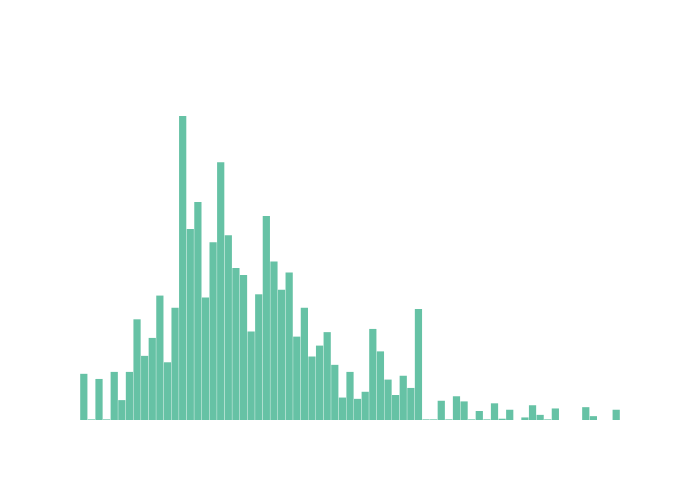
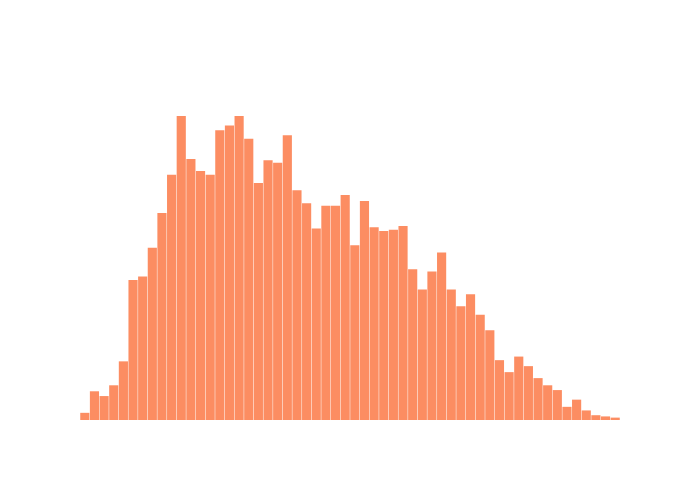
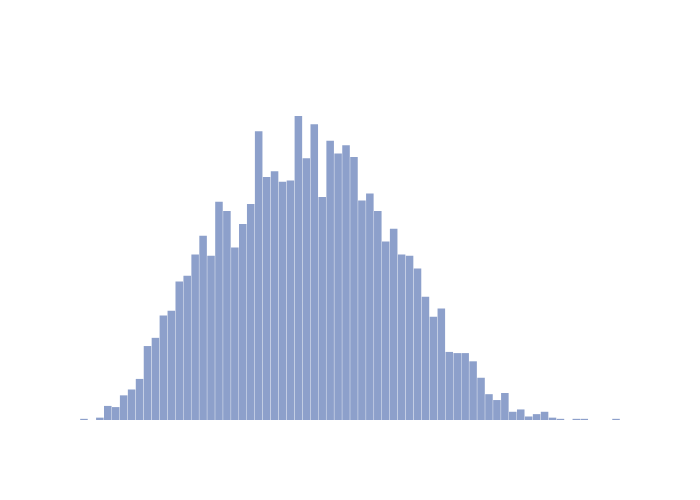

These figures' notebook cell, in order:
### Code cell
num_list =['Two','Three','Four', 'Five', 'Six', 'Seven', 'Eight', 'Nine', 'Ten']
layout = go.Layout(
    autosize=False,
    width=700,
    height=500,
title='Theft' ,
font=dict(
color='#ffffff',
size=23),
xaxis=dict(
    title='Potential Bias',
    color='#ffffff'
),
yaxis=dict(
    title='Count',
    color='#ffffff'
),
barmode='overlay',
     bargap=0.05,
#bargroupgap=0.1
    paper_bgcolor='rgba(0,0,0,0)',
    plot_bgcolor='rgba(0,0,0,0)'
)
data = []
opac_list = [1,1,1]
color_list = ['#66c2a5','#fc8d62','#8da0cb']
for ind,k in enumerate([2,5,10]):
    sub_frame = frame[frame.k==k]
    t_list = []
    m_list = []
    for i in sub_frame.index:
        if 'm_theft' in sub_frame.name[i]:
            m_list += sub_frame.loc[i,index].tolist()
        else:
            t_list += sub_frame.loc[i,index].tolist()
            
    val = np.array(t_list)
    print(k,  np.min(val),np.max(val),
          np.mean(val),np.std(val))
#      data = [go.Histogram(x=t_list, opacity=.75, name='Theft'),
#              go.Histogram(x=m_list, opacity=.75, name='Motor Theft')]
    data.append(go.Histogram(x=t_list, opacity=opac_list[ind], name=str(k) + ' Clusters',xbins={'start':0,'end':1,'size':.007},
                             marker={'color': color_list[ind]} ))
 #   fig = go.Figure(data=data,layout=layout)
    data =[]
   # fig = ff.create_distplot([t_list], ['Theft'], bin_size=.001)
  #  iplot(fig,['Theft'], filename='Combined Plot', image='png')

### Figure 1 — Plotly figure (JSON) as saved in the notebook; plotly's stock layout.template omitted (floating-point values rounded to 4 significant figures; data arrays with more than 128 entries replaced by an {"elided": "..."} marker saying what was removed)
{"data": [{"marker": {"color": "#66c2a5"}, "name": "2 Clusters", "opacity": 1, "type": "histogram", "x": {"elided": "7056 float values"}}], "layout": {"autosize": false, "bargap": 0.05, "barmode": "overlay", "font": {"color": "#ffffff", "size": 23}, "height": 500, "paper_bgcolor": "rgba(0,0,0,0)", "plot_bgcolor": "rgba(0,0,0,0)", "title": "Theft", "width": 700, "xaxis": {"color": "#ffffff", "title": "Potential Bias"}, "yaxis": {"color": "#ffffff", "title": "Count"}}}

### Figure 2 — Plotly figure (JSON) as saved in the notebook; plotly's stock layout.template omitted (floating-point values rounded to 4 significant figures; data arrays with more than 128 entries replaced by an {"elided": "..."} marker saying what was removed)
{"data": [{"marker": {"color": "#fc8d62"}, "name": "5 Clusters", "opacity": 1, "type": "histogram", "x": {"elided": "6958 float values"}}], "layout": {"autosize": false, "bargap": 0.05, "barmode": "overlay", "font": {"color": "#ffffff", "size": 23}, "height": 500, "paper_bgcolor": "rgba(0,0,0,0)", "plot_bgcolor": "rgba(0,0,0,0)", "title": "Theft", "width": 700, "xaxis": {"color": "#ffffff", "title": "Potential Bias"}, "yaxis": {"color": "#ffffff", "title": "Count"}}}

### Figure 3 — Plotly figure (JSON) as saved in the notebook; plotly's stock layout.template omitted (floating-point values rounded to 4 significant figures; data arrays with more than 128 entries replaced by an {"elided": "..."} marker saying what was removed)
{"data": [{"marker": {"color": "#8da0cb"}, "name": "10 Clusters", "opacity": 1, "type": "histogram", "x": {"elided": "6811 float values"}}], "layout": {"autosize": false, "bargap": 0.05, "barmode": "overlay", "font": {"color": "#ffffff", "size": 23}, "height": 500, "paper_bgcolor": "rgba(0,0,0,0)", "plot_bgcolor": "rgba(0,0,0,0)", "title": "Theft", "width": 700, "xaxis": {"color": "#ffffff", "title": "Potential Bias"}, "yaxis": {"color": "#ffffff", "title": "Count"}}}
